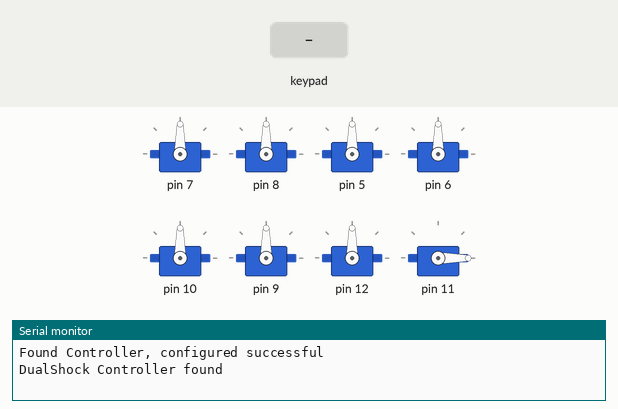
A sketch run on a simulated Arduino Uno, built with avr-gcc and run on an emulated ATmega328P. Shown: 8 × servo, the last lines printed to the serial monitor. Inputs (shaded band) come from the test bench.

Above: at 3.2 s.
3.3 s: key 'U' pressed
At 3.51 s:
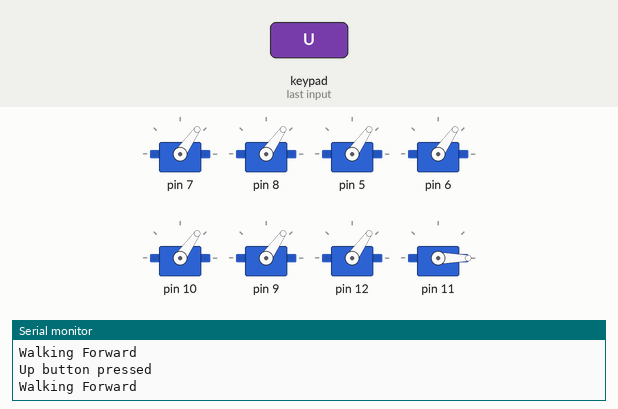
At 4.9 s:
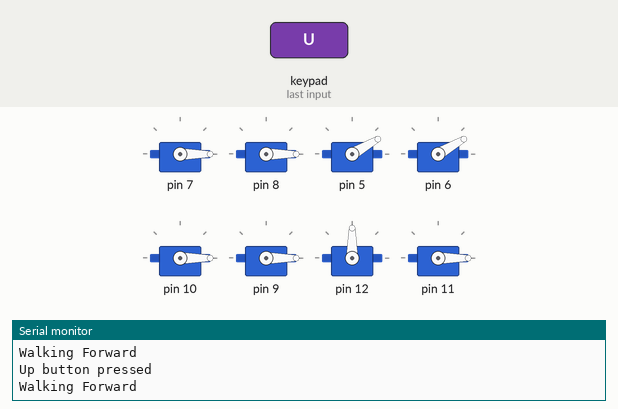
5.6 s: key 'X' pressed
At 6.5 s:
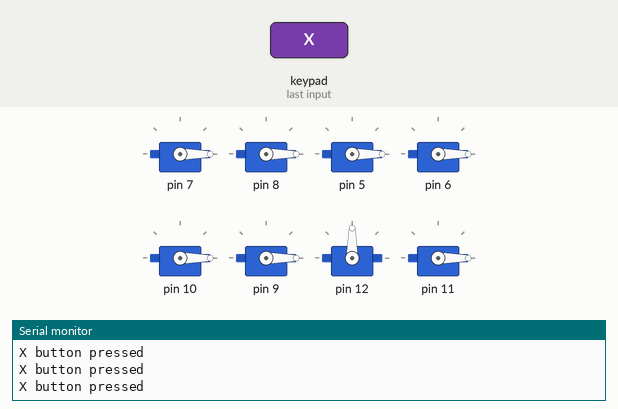
Timing chart, 0 to 8.6 s (numbered marks = the images above; inputs shaded):
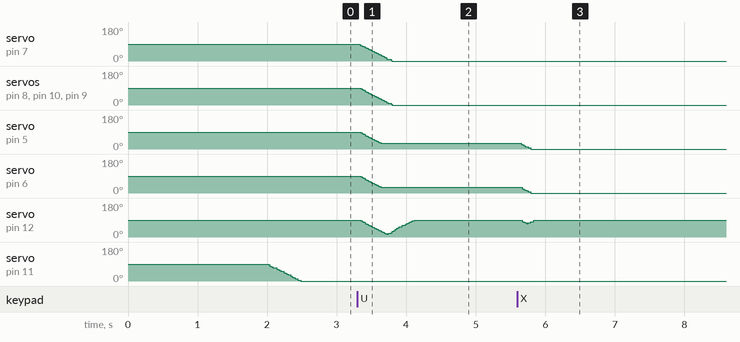

Measured:
- after the input at 3.3 s, servo on pin 7: moves from 90° to 0° over 0.47 s, starting at once; servo on pin 8, servo on pin 10, servo on pin 9: moves from 90° to 0° over 0.45 s, starting after 0.05 s; servo on pin 5, servo on pin 6: moves from 90° to 30° over 0.29 s, starting after 0.05 s
- after the input at 5.6 s, servo on pin 5: 30° → 0° after 0.05 s; servo on pin 6: 30° → 0° after 0.07 s

The sketch:

Robot.ino
```cpp
/*
 *
 *    Röböt
 *    4 Legged 2DOF quadruped robot
 *    V0.02 03/12/2018
 *
 *  Notes:
 *    L2 button is giving fause readings of being pressed, suspected faulty controller button.
 *    Move_Functions as yet untested.
 *    Servo angles are as yet unknown, angles for footUp, footDown or any of the walk routines are wrong!
 *
 *  To Do:
 *    Servo limits in servos[].attach(pin, lowerLimit, upperLimit); (lines 59-66) need checking and setting correctly.
 *    servoOffsets[] need setting.
 *    Set correct values for footUp, footDown and walk routines
 *
 *
 */


#include <VarSpeedServo.h>  // Variable speed servo library by Korman, https://forum.arduino.cc/index.php?topic=61586.0
#include <PS2X_lib.h>       // PS2X Library by Bill Porter, http://www.billporter.info/2010/06/05/playstation-2-controller-arduino-library-v1-0/


const int servoCount = 8;           // Total amount of servos
VarSpeedServo servos[servoCount];   // Creat an array for the servos
int servoOffsets[servoCount] {0, 0, 0, 0, 0, 0, 0, 0};       // holds values for servo offsets to adjust for hardware mis-alignment and servo orientation.


int sitCount = 0;     // Counter for sitting/standing routines
int walkCount = 0;    // Counter for entering walk routines

int servoSpeed = 125;     // Sets speed of servo movement (0 - 255)
const int footUp = 30;    // Foot up angle
const int footDown = 0;   // Foot Down angle


// Vars for controller functions
int error = 0;
byte type = 0;
byte vibrate = 0;


//Pin decliration for controller
#define PS2_DAT        4    // Data
#define PS2_CMD        3    // Command
#define PS2_SEL        13   // Select / Attention
#define PS2_CLK        2    // Clock


PS2X ps2x; // create PS2 Controller Class


/*
   right now, the library does NOT support hot pluggable controllers, meaning
   you must always either restart your Arduino after you connect the controller,
   or call config_gamepad(pins) again after connecting the controller.

*/


void setup() {

    Serial.begin(57600);    // Begin serial coms

  // Load array with servos, attach to pins and set bottom and top limits (in microseconds)
  servos[0].attach(7, 1000, 2000);  // Right Front Hip
  servos[1].attach(8, 1000, 2000);  // Right Front Foot
  servos[2].attach(5, 1000, 2000);  // Left Front Hip
  servos[3].attach(6, 1000, 2000);  // Left Front Foot
  servos[4].attach(10, 1000, 2000); // Right Rear Hip
  servos[5].attach(9, 1000, 2000);  // Right Rear Foot
  servos[6].attach(12, 1000, 2000); // Left Rear Hip
  servos[7].attach(11, 1000, 2000); // Left Rear Foot


  /******* Controller Setup *******/

  delay(2000);  //delay to give wireless ps2 module some time to startup before configuring it


  //setup pins and settings: GamePad(clock, command, attention, data) check for error
  error = ps2x.config_gamepad(PS2_CLK, PS2_CMD, PS2_SEL, PS2_DAT);

  if (error == 0) {
    Serial.println("Found Controller, configured successful ");
  }
  else if (error == 1) {
    Serial.println("No controller found.");
    Serial.println("Trying to reconfigure....");
    ps2x.config_gamepad(PS2_CLK, PS2_CMD, PS2_SEL, PS2_DAT);
    delay(500);
  }
  else if (error == 2) {
    Serial.println("Controller found but not accepting commands.");
    Serial.println("Trying to reconfigure....");
    ps2x.config_gamepad(PS2_CLK, PS2_CMD, PS2_SEL, PS2_DAT);
    delay(500);
  }

  else if (error == 3) {
    Serial.println("Controller refusing to enter Pressures mode, may not support it.");
    Serial.println("Trying to reconfigure....");
    ps2x.config_gamepad(PS2_CLK, PS2_CMD, PS2_SEL, PS2_DAT);
    delay(500);
  }

  type = ps2x.readType();
  switch (type) {
    case 0:
      Serial.println("Unknown Controller type found ");
      break;
    case 1:
      Serial.println("DualShock Controller found ");
      break;
    case 2:
      Serial.println("GuitarHero Controller found ");
      break;
    case 3:
      Serial.println("Wireless Sony DualShock Controller found ");
      break;
  }

  /******* End of Controller Setup *******/


}  // END OF SET UP


void loop() {

  startUpRoutine();     // StarUp routine to move legs into centred posision
  ps2x.read_gamepad();  // Should be called at least once a second
  processController();  // Processes button presses and executes move functions

}  // END OF LOOP
```

Controller.ino
```cpp
/*
 * Function to read the controller
 *
 *   Notes:
 *    L2 Button not functioning correctly, constantly giving fause readings.
 *
 * Keywords
 *
 * ButtonDataByte
 * NewButtonState
 * ButtonPressed
 * ButtonReleased
 * read_gamepad
 * config_gamepad
 * enableRumble
 * enablePressures
 * Analog
 *
 *
 *   Example...
 *
 *     if(ps2x.Button(PSB_START))         //will be TRUE as long as button is pressed
 *     Serial.println("Start is being held");
 *
 */


void processController(){

  if(error == 1) //skip loop if no controller found
    return;


  else { //DualShock Controller


 // D Pad Buttons
    if (ps2x.Button(PSB_PAD_UP) && walkCount == 0) {      //will be TRUE as long as up button is pressed and isn't alread in walk routine.
      Serial.println("Up button pressed");
      walkCount ++;
      walkForward();
     }
    if (ps2x.Button(PSB_PAD_DOWN) && walkCount == 0) {
      Serial.println("Down button pressed");
      walkCount ++;
      walkBackwards();
     }
    if (ps2x.Button(PSB_PAD_LEFT)) {
      Serial.println("Left button pressed");
      turnLeft();
     }
    if (ps2x.Button(PSB_PAD_RIGHT)) {
      Serial.println("Right button pressed");
      turnRight();
     }

 // Shape buttons
    if (ps2x.Button(PSB_CROSS) && sitCount == 0) {
      Serial.println("X button pressed");
      sit();
     }
    if (ps2x.Button(PSB_CROSS) && sitCount == 1) {
      Serial.println("X button pressed");
    //  stand();
     }


  }
  delay(100);

}
```

Move_Functions.ino
```cpp
/*
 *
 * Röböt move functions
 *
 *   Notes:
 *    As of V0.02 none of these function have been tested.
 *    Servo angles are as yet unknown, angles stored for walking routines are wrong!
 *    Currently there is no servo offsets to take into acount misalignment in hardware.
 *    walkBackward() is a copy of walkForwards() with the 'beats' called up in reverse order, no idea if this will work properly.
 *
 *    'false' statements may need to be changed to 'true' to give time for servos to reach their posisions before moving onto next command,
 *     without having servos to test with, the code hangs if set to 'true', belived to be because it is waiting for non-exsistant servo to reach its posision.
 *
 *
 *   To Do:
 *      Remove servo.write out of each function and creat an execute() routine,
 *      in this new fuction servo offset and move speed can/will be applied to individual servos.
 *
 *
 */

void startUpRoutine(){

int startUpCount = 0;
  if (startUpCount == 0){
     servos[1,3,5,7].write(footUp, servoSpeed, false);
     servos[0,2,4,6].write(90, servoSpeed, false);
     servos[1,3,5,7].write(footDown, servoSpeed, false);
     startUpCount = 1;
  }
}


void walkForward(){

  if (walkCount == 1){       // While walkCount is 1
     Serial.println("Walking Forward");

                       //  Right Front     Left Front       Right Rear        Left Rear
                       //  Hip,  Foot       Hip,  Foot       Hip,  Foot        Hip,  Foot             // Positions for walk routine
int  beat1[servoCount] =  {-15,  footDown,  15,   footDown,  30,  footUp,      0,    footDown};       // 1st Step
int  beat2[servoCount] =  { 30,  footUp,    0,    footDown,  15,  footDown,   -15,   footDown};       // 2nd
int  beat3[servoCount] =  { 15,  footDown, -15,   footDown,  0,   footDown,    30,   footUp};         // 3rd
int  beat4[servoCount] =  { 0,   footDown,  30,   footUp,   -15,  footDown ,   15,   footDown};       // 4th

  for (int i = 0; i <= 4; i ++){   // Counter for selecting which 'beat' of walk cycle to use
    switch (i){

     case 0:    // Firse 'beat'
      for (int x = 0; x < servoCount; x ++){
        servos[x].write(beat1[x], servoSpeed, false);
        break;
      }
     case 1:    // Second 'beat'
      for (int x = 0; x < servoCount; x ++){
        servos[x].write(beat2[x], servoSpeed, false);
      }
     case 2:
      for (int x = 0; x < servoCount; x ++){
        servos[x].write(beat3[x], servoSpeed, false);
      }
     case 3:
     for (int x = 0; x < servoCount; x ++){
        servos[x].write(beat4[x], servoSpeed, false);
     }
    }
   }
  }
   walkCount --;   // Reset walkCount so only one walk cycle is executed

} // End of walkForward()


void walkBackwards(){       // Same as walk forward but with counter reversed
  while (walkCount == 1){
     Serial.println("Walking Backwards");

                       //  Right Front     Left Front       Right Rear        Left Rear
                       //  Hip,  Foot       Hip,  Foot       Hip,  Foot        Hip,  Foot             // Positions for walk routine
int  beat1[servoCount] =  {-15,  footDown,  15,   footDown,  30,  footUp,      0,    footDown};       // 1st Step
int  beat2[servoCount] =  { 30,  footUp,    0,    footDown,  15,  footDown,   -15,   footDown};       // 2nd
int  beat3[servoCount] =  { 15,  footDown, -15,   footDown,  0,   footDown,    30,   footUp};         // 3rd
int  beat4[servoCount] =  { 0,   footDown,  30,   footUp,   -15,  footDown ,   15,   footDown};       // 4th

  for (int i = 4; i > 0; i ++){
    switch (i){

     case 0:
      for (int x = 0; x < servoCount; x ++){
        servos[x].write(beat1[x], servoSpeed, false);
        break;
      }
     case 1:
      for (int x = 0; x < servoCount; x ++){
        servos[x].write(beat2[x], servoSpeed, false);
      }
     case 2:
      for (int x = 0; x < servoCount; x ++){
        servos[x].write(beat3[x], servoSpeed, false);
      }
     case 3:
     for (int x = 0; x < servoCount; x ++){
        servos[x].write(beat4[x], servoSpeed, false);
     }
    }
   }
  }

  walkCount --;

} // End of WalkBackward()


void turnLeft(){
     Serial.println("Turning Left");
}


void turnRight(){
     Serial.println("Turning Right");
}


void sit(){
    Serial.println("Sitting Down");
    int sit[servoCount] = {90, footUp, 90, footUp, 90, footUp, 90, footUp};
      for (int i = 0; i < servoCount; i ++){
        servos[i].write(sit[90 + i], servoSpeed, false);
        sitCount = 1;
    }
}

void stand(){
    Serial.println("Standing Up");
    int stand[servoCount] = {90,90,90,90,90,90,90,90};
     for (int i = 0; i < servoCount; i ++){
        servos[i].write(stand[i], servoSpeed, false);
        sitCount = 0;
    }
}
```
